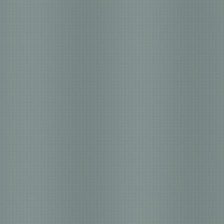
#> input picture data/generated/high_adversarial/high_adversarial_000.jpg, 224 x 224 px; its folder holds only this picture in this run
$ python -i flux_detector.py   (imports and definitions only)   (older library calls are emulated)
#> lines starting #> are read from the running program, lines starting #| are printed output that depends on the picture; after the words box and inside, x2 and y2 are one past the last pixel; in counts of white or black regions, pixels touching at a corner belong together
import cv2
import numpy as np
from scipy import stats
from typing import Tuple


class FluxArtifactDetector:
    """Detects artifacts specific to Black Forest Labs Flux models.

    Flux uses a fundamentally different architecture from standard latent
    diffusion models (Stable Diffusion, DALL-E): MMDiT transformer blocks
    instead of a U-Net, rectified flow matching instead of DDPM noise
    scheduling, and a 16-channel VAE (4x richer latent space than SD's
    4-channel VAE).  These architectural choices leave distinct forensic
    traces that this detector targets.

    Detection signals
    -----------------
    1. VAE decode fingerprint — GroupNorm(32) + Swish activation statistical
       trace from the 16-channel VAE decoder.
    2. Flow matching ODE residuals — systematic Euler discretisation errors
       along straight-line ODE transport paths.
    3. Skip-connection absence — subtle high-frequency detail loss from the
       transformer architecture lacking U-Net skip connections.
    4. Schnell distillation artifacts — local geometric distortions from
       few-step adversarial distillation (1-4 steps).
    5. Attention uniformity — unnaturally uniform textures across distant
       spatial regions caused by global self-attention.

    Parameters
    ----------
    threshold : float
        Score above which an image is considered suspicious.  Default 0.5.
    """

    def __init__(self, threshold: float = 0.5) -> None:
        self.threshold = threshold

    def detect_flux_artifacts(self, image: np.ndarray) -> Tuple[float, dict]:
        """Detect Flux-specific artifacts in an image.

        Parameters
        ----------
        image : np.ndarray
            Face/image, expected shape (H, W, 3) in RGB colour space.

        Returns
        -------
        score : float
            Flux artifact score in [0, 1].  Higher = more likely
            Flux-generated.
        details : dict
            Per-metric breakdown and human-readable interpretation.
        """
        if image is None or image.size == 0:
            return 0.0, {
                'vae_fingerprint': 0.0,
                'flow_matching_residual': 0.0,
                'skip_absence': 0.0,
                'distillation_artifacts': 0.0,
                'attention_uniformity': 0.0,
                'interpretation': 'Invalid image input',
            }

        if len(image.shape) == 3:
            gray = cv2.cvtColor(image, cv2.COLOR_RGB2GRAY)
        else:
            gray = image

        vae_fingerprint = self._analyze_vae_fingerprint(image, gray)
        flow_matching = self._analyze_flow_matching_residual(gray)
        skip_absence = self._analyze_skip_absence(gray)
        distillation = self._analyze_distillation_artifacts(gray)
        attention = self._analyze_attention_uniformity(image, gray)

        # Weighted combination — VAE and flow matching are architecture-
        # specific; attention uniformity is the most compression-robust.
        flux_score = (
            0.25 * vae_fingerprint
            + 0.25 * flow_matching
            + 0.15 * skip_absence
            + 0.15 * distillation
            + 0.20 * attention
        )
        flux_score = float(np.clip(flux_score, 0.0, 1.0))

        details = {
            'vae_fingerprint': vae_fingerprint,
            'flow_matching_residual': flow_matching,
            'skip_absence': skip_absence,
            'distillation_artifacts': distillation,
            'attention_uniformity': attention,
            'interpretation': self._interpret_score(flux_score),
        }

        return flux_score, details

    # ------------------------------------------------------------------
    # Sub-detectors
    # ------------------------------------------------------------------

    def _analyze_vae_fingerprint(
        self, image: np.ndarray, gray: np.ndarray
    ) -> float:
        """Detect Flux's 16-channel VAE decoder fingerprint.

        Flux's VAE decoder uses GroupNorm(32 groups) followed by Swish
        (SiLU) activation.  GroupNorm normalises statistics within each
        group of channels, leaving a characteristic pattern: within-group
        channel correlations are suppressed while between-group boundaries
        show correlation discontinuities.  The Swish activation introduces
        a subtle asymmetry in pixel value distributions (negative values
        are softly gated rather than zeroed).

        Additionally, a 16-channel latent space (vs SD's 4-channel) allows
        finer spatial reconstruction, so the VAE decode error is lower —
        but its *statistical signature* is different from a natural image
        processed through a camera ISP.
        """
        if len(image.shape) != 3 or image.shape[2] < 3:
            return 0.0

        img_f = image.astype(np.float64)

        # --- 1. Inter-channel correlation structure ---
        # Flatten spatial dims for each channel
        channels = [img_f[:, :, c].flatten() for c in range(3)]
#> channels = 3 items

        # Pairwise Pearson correlations
        corr_01 = np.corrcoef(channels[0], channels[1])[0, 1]
#> corr_01 = 0.977
        corr_02 = np.corrcoef(channels[0], channels[2])[0, 1]
#> corr_02 = 0.961
        corr_12 = np.corrcoef(channels[1], channels[2])[0, 1]
#> corr_12 = 0.936

        # Natural images: high inter-channel correlation (>0.85 typical).
        # Flux VAE decode: GroupNorm decorrelates channels → lower correlation.
        avg_corr = (abs(corr_01) + abs(corr_02) + abs(corr_12)) / 3.0
#> avg_corr = 0.958
        # Score higher when correlation is atypically low (decorrelated)
        corr_score = 1.0 - min(avg_corr / 0.95, 1.0)
#> corr_score = 0

        # --- 2. Swish activation asymmetry ---
        # Compute local deviations from block mean (proxy for decoder output
        # distribution before final projection).  Swish produces a slight
        # negative skew in residuals.
        block_size = max(gray.shape[0] // 8, 8)
        skewness_values = []
        for i in range(0, gray.shape[0] - block_size + 1, block_size):
            for j in range(0, gray.shape[1] - block_size + 1, block_size):
                block = gray[i : i + block_size, j : j + block_size].astype(
                    np.float64
                )
                residual = block - np.mean(block)
                if np.std(residual) > 1e-10:
                    skewness_values.append(float(stats.skew(residual.flatten())))
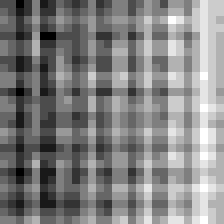
#> residual: shape (28, 28) float64 (shown 8 times larger); min -5.1, max 4.9, mean 8.12e-15; drawn with min black and max white
#> after the loop, skewness_values = 64 values, max 0.294 at index 38, min -0.346 at index 33, mean -0.0147

        if len(skewness_values) < 4:
            skew_score = 0.0
        else:
            mean_skew = np.mean(skewness_values)
#> mean_skew = -0.0147
            # Flux: slight negative skew from Swish gating (~-0.1 to -0.4)
            # Natural images: skew varies widely, centred near 0
            skew_score = float(np.clip(
                1.0 - abs(mean_skew + 0.2) / 0.5, 0.0, 1.0
            ))
#> skew_score = 0.629

        # --- 3. GroupNorm banding in local variance ---
        # GroupNorm(32) on 16 latent channels creates periodic variance
        # modulation visible in the decoded pixel domain.  We look for
        # regularity in the local-variance signal along rows/columns.
        row_vars = np.var(img_f, axis=1).mean(axis=1)  # variance per row
#> row_vars = 224 values, max 16.39 at index 151, min 13.58 at index 21, mean 14.87
        if len(row_vars) > 16:
            # Autocorrelation of row-variance signal at lag 4-16
            row_vars_centered = row_vars - np.mean(row_vars)
#> row_vars_centered = 224 values, max 1.53 at index 151, min -1.29 at index 21, mean 1.54e-15
            norm = np.sum(row_vars_centered ** 2) + 1e-10
#> norm = 64.75
            max_autocorr = 0.0
            for lag in range(4, min(17, len(row_vars) // 2)):
                acorr = np.sum(
                    row_vars_centered[:-lag] * row_vars_centered[lag:]
                ) / norm
                max_autocorr = max(max_autocorr, abs(acorr))
#> this loop made 13 passes
#> (acorr, max_autocorr) on passes 1 to 8: (0.0869, 0.0869), (0.0818, 0.0869), (0.121, 0.121), (0.0872, 0.121), (0.132, 0.132), (0.0894, 0.132), (0.0528, 0.132), (0.161, 0.161)
            band_score = min(max_autocorr / 0.3, 1.0)
#> band_score = 0.537
        else:
            band_score = 0.0

        score = 0.35 * corr_score + 0.35 * skew_score + 0.30 * band_score
#> score = 0.381
        return float(np.clip(score, 0.0, 1.0))

    def _analyze_flow_matching_residual(self, gray: np.ndarray) -> float:
        """Detect residuals from rectified flow matching ODE sampling.

        Flux uses rectified flow: it learns a velocity field v(x, t) that
        transports noise x_0 to data x_1 along straight lines.  Sampling
        uses the Euler method: x_{t+dt} = x_t + v(x_t, t) * dt.

        Unlike DDPM (which adds stochastic noise at each step), the Euler
        ODE solver produces *systematic* discretisation errors that
        accumulate coherently — not randomly.  These errors appear as:
        - Correlated residual structure (high autocorrelation in residuals)
        - Reduced high-frequency noise (ODE is smoother than SDE)
        - Step-size-dependent spatial frequency peaks

        We detect this by comparing the noise residual's autocorrelation
        structure against what natural camera noise would produce.
        """
        gray_f = gray.astype(np.float64)

        # Extract noise residual via bilateral filter (edge-preserving)
        filtered = cv2.bilateralFilter(gray, d=9, sigmaColor=75, sigmaSpace=75)
        residual = gray_f - filtered.astype(np.float64)
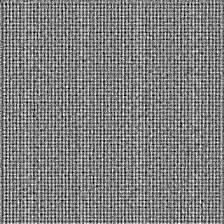
#> residual: shape (224, 224) float64; min -4, max 4, mean 0.0263; drawn with min black and max white

        if np.std(residual) < 1e-10:
            return 0.0

        # --- 1. Spatial autocorrelation of residual ---
        # ODE errors are correlated; camera noise is i.i.d. per pixel.
        flat = residual.flatten()
        n = min(len(flat), 10000)
#> n = 10000
        rng = np.random.RandomState(42)
        indices = rng.choice(len(flat), n, replace=False)
#> indices = 10000 values, max 50155 at index 4050, min 4 at index 887, mean 25014.3
        indices.sort()
        sample = flat[indices]
#> sample = 10000 values, max 4 at index 756, min -4 at index 178, mean 0.037

        # Lag-1 autocorrelation
        if len(sample) > 1:
            sample_centered = sample - np.mean(sample)
#> sample_centered = 10000 values, max 3.96 at index 756, min -4.04 at index 178, mean 4.69e-17
            denom = np.sum(sample_centered ** 2) + 1e-10
#> denom = 19560.3
            lag1_acorr = np.sum(
                sample_centered[:-1] * sample_centered[1:]
            ) / denom
#> lag1_acorr = 0.161
        else:
            lag1_acorr = 0.0

        # Flux: higher autocorrelation (systematic errors) vs camera noise
        acorr_score = min(abs(lag1_acorr) / 0.3, 1.0)
#> acorr_score = 0.536

        # --- 2. High-frequency suppression (ODE smoother than SDE) ---
        f_transform = np.fft.fft2(residual)
        f_shift = np.fft.fftshift(f_transform)
        magnitude = np.abs(f_shift) + 1e-10

        h, w = magnitude.shape
        cy, cx = h // 2, w // 2
        max_r = min(cy, cx)

        if max_r < 4:
            return acorr_score

        # Energy in outer 25% of frequency space
        y, x = np.ogrid[:h, :w]
        r = np.sqrt((x - cx) ** 2 + (y - cy) ** 2)

        high_freq_mask = r > (max_r * 0.75)
        total_mask = r <= max_r

        high_energy = np.mean(magnitude[high_freq_mask]) if np.any(high_freq_mask) else 0.0
#> high_energy = 77.97
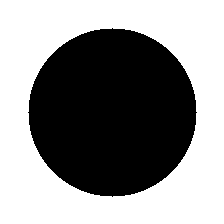
#> high_freq_mask: shape (224, 224) bool; 55.9% white; 1 black region, box (x1, y1, x2, y2) and area: (28, 28, 197, 197) 22133
        total_energy = np.mean(magnitude[total_mask]) if np.any(total_mask) else 1e-10
#> total_energy = 121.8
#> total_mask: shape (224, 224) bool; 78.5% white; 4 black regions, box (x1, y1, x2, y2) and area: (0, 0, 112, 112) 2811, (113, 0, 224, 98) 2699, (0, 113, 98, 224) 2699, (127, 127, 224, 224) 2588
#> (the rest of the program and of its run is left out)
